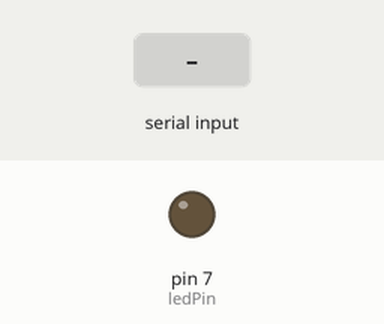
This sketch was run on a simulated Arduino Uno, built with avr-gcc and run on an emulated ATmega328P. On the bench: output pins drawn as LEDs (lit = HIGH). The test bench sets the inputs (shaded band).

Above: at 1.2 s.
1.3 s: "A" received over Serial
At 2.0 s:
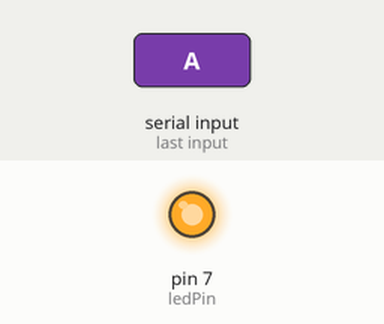
2.8 s: "B" received over Serial
At 3.2 s:
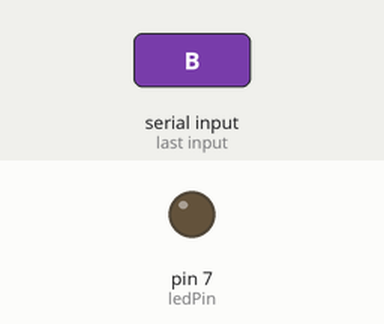
Timing chart, 0 to 5.8 s (numbered marks = the images above; inputs shaded):
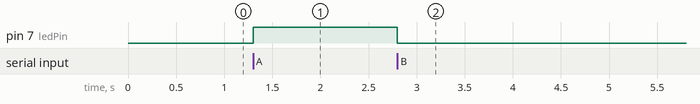

The sketch:

Receiver.ino
```cpp
// Arduino UART Receiver
// Receives A to turn LED ON, B to turn LED OFF

int ledPin = 7;
char data;

void setup() {
  pinMode(ledPin, OUTPUT);
  Serial.begin(9600); // Start UART communication at 9600 bps
}

void loop() {
  if (Serial.available() > 0) {
    data = Serial.read(); // Read the incoming character

    if (data == 'A') {
      digitalWrite(ledPin, HIGH); // Turn ON LED
    } else if (data == 'B') {
      digitalWrite(ledPin, LOW); // Turn OFF LED
    }
  }
}
```

Measured:
- after the input at 1.3 s, pin 7 (ledPin): LOW → HIGH at once
- after the input at 2.8 s, pin 7 (ledPin): HIGH → LOW at once
